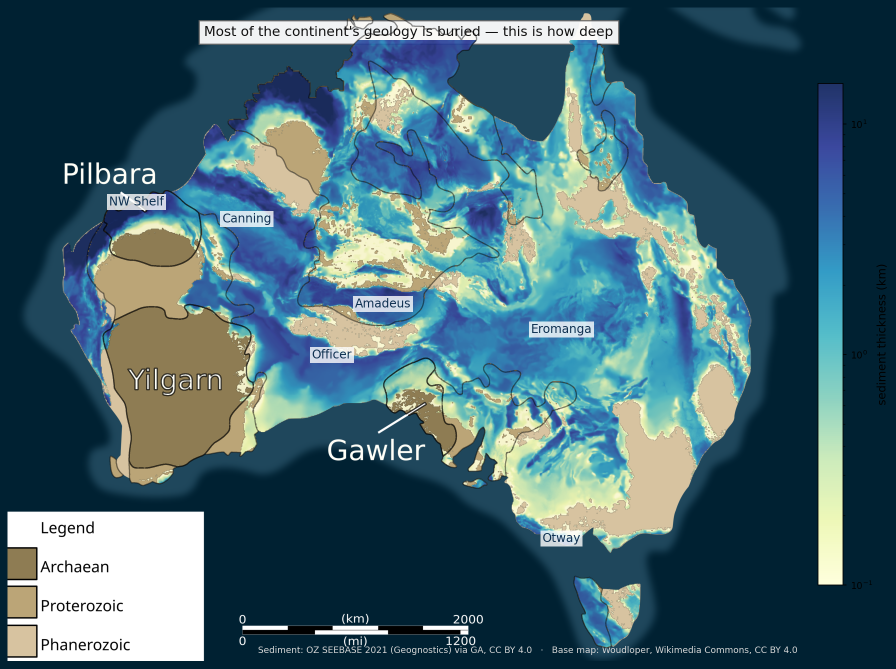
#> input picture Lectures/images/Australia/australia-sediment.png, 1791 x 1337 px, given in place of australia-cratons-base.png, which was not available (shown at 1/2 size)
$ python tasman_line.py
#> lines starting #> are read from the running program, lines starting #| are printed output that depends on the picture; after the words box and inside, x2 and y2 are one past the last pixel; in counts of white or black regions, pixels touching at a corner belong together; pictures that were not available may be replaced by others from this repository, and a replacement may not be noted
"""The Tasman "Line" — and why the figure deliberately does not draw one.

The classic definition is the boundary between Precambrian outcrop to
the west and Phanerozoic to the east, so the obvious figure is that
contact drawn as a line. Two attempts at tracing it convinced me not to
ship one. Taking the easternmost Precambrian pixel per row produces a
spike straight across the continent wherever the eastern Precambrian is
absent and the trace jumps back to the Yilgarn — the construction fails
exactly where the concept does, which is cute but is an artefact, not a
result. Any smoothed version is then my invention rather than anyone's
published trace.

So this shades the two domains the base map already distinguishes,
Precambrian against Phanerozoic, and marks the north Queensland inliers
— Coen, Yambo, Georgetown — which carry the easternmost Precambrian
outcrop and are separated from the Tasmanides by the faults that define
the line in the north. (An earlier draft marked Mount Isa and Curnamona
as sitting "east of the line"; they do not, they are interior to the
Precambrian, and the claim was wrong.) No new geometry is asserted.
Direen & Crawford (2003) found the published definitions mutually
inconsistent and proposed abandoning the concept.

Base map: Woudloper, Wikimedia Commons, CC BY 4.0.
Run:  pixi run python tools/figures/tasman_line.py
"""
import os

import matplotlib
matplotlib.use("Agg")
import matplotlib.pyplot as plt
import numpy as np
from PIL import Image

ROOT = os.path.dirname(os.path.dirname(os.path.dirname(
    os.path.abspath(__file__))))
IMG = os.path.join(ROOT, "Lectures", "images", "Australia")
BASE = os.path.join(IMG, "australia-cratons-base.png")

ARCHAEAN = (142, 124, 83)
PROTEROZOIC = (187, 165, 119)
PHANEROZOIC = (215, 195, 160)

X_W, LON_W = 370, 113.16
X_E, LON_E = 3493, 153.63
Y_S, LAT_S = 2495, -39.14
SX = (X_E - X_W) / (LON_E - LON_W)
X = lambda lon: X_W + (lon - LON_W) * SX
Y = lambda lat: Y_S - (lat - LAT_S) * SX

im = Image.open(BASE).convert("RGB")
a = np.array(im).astype(int)


def mask(rgb, tol=18):
#> called with rgb = (142, 124, 83), tol = 18
    return (np.abs(a - np.array(rgb)).sum(axis=2) < tol)
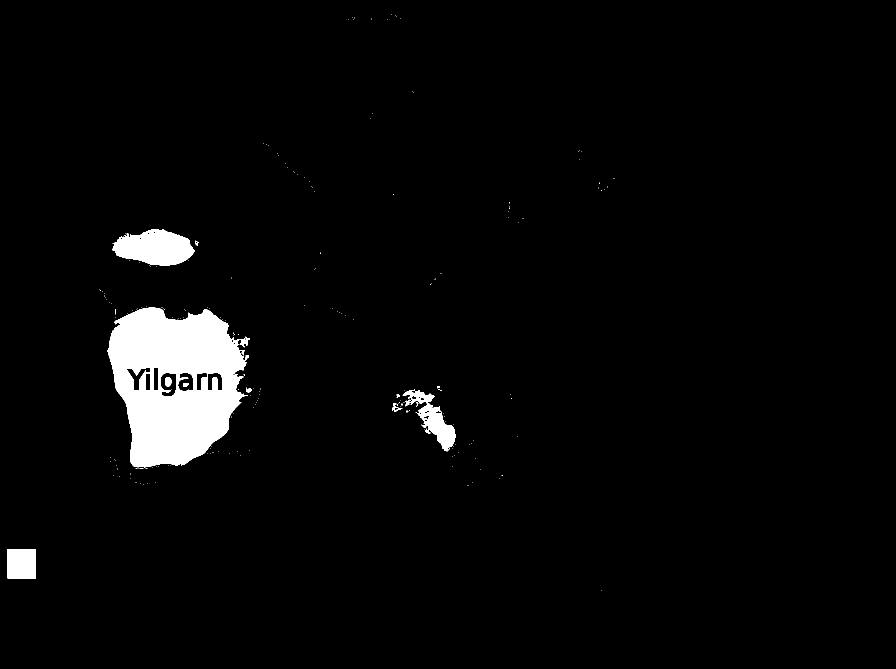
#> returned value: shape (1337, 1791) bool (shown at 1/2 size); 3.3% white; 211 white regions (200 under 20 px), largest, box (x1, y1, x2, y2) and area: (214, 615, 500, 935) 61305, (225, 458, 390, 531) 8457, (805, 778, 911, 903) 4269


precam = mask(ARCHAEAN) | mask(PROTEROZOIC)
#> call 2 of mask, with rgb = (187, 165, 119), tol = 18
#> in mask (call 2), `return (np.abs(a - np.array(rgb)).sum(axis=2) < tol)`:
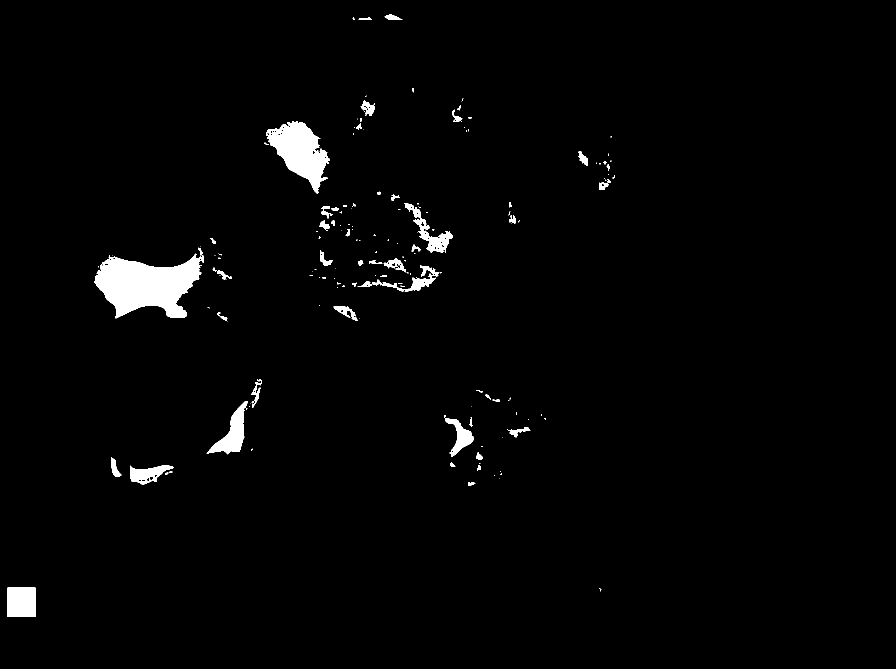
#> returned value: shape (1337, 1791) bool (shown at 1/2 size); 2% white; 168 white regions (116 under 20 px), largest, box (x1, y1, x2, y2) and area: (189, 507, 408, 637) 17223, (532, 242, 659, 388) 9141, (15, 1175, 71, 1234) 3304
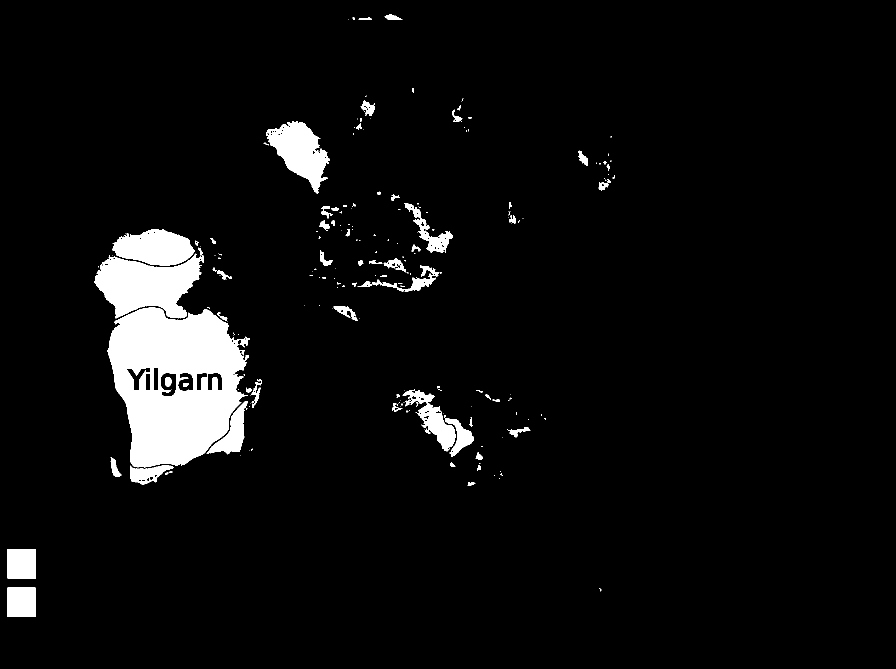
#> precam: shape (1337, 1791) bool (shown at 1/2 size); 5.2% white; 215 white regions (150 under 20 px), largest, box (x1, y1, x2, y2) and area: (214, 615, 500, 935) 61305, (189, 507, 408, 637) 17269, (532, 242, 659, 388) 9153
phan = mask(PHANEROZOIC)
#> call 3 of mask, with rgb = (215, 195, 160), tol = 18
#> in mask (call 3), `return (np.abs(a - np.array(rgb)).sum(axis=2) < tol)`:
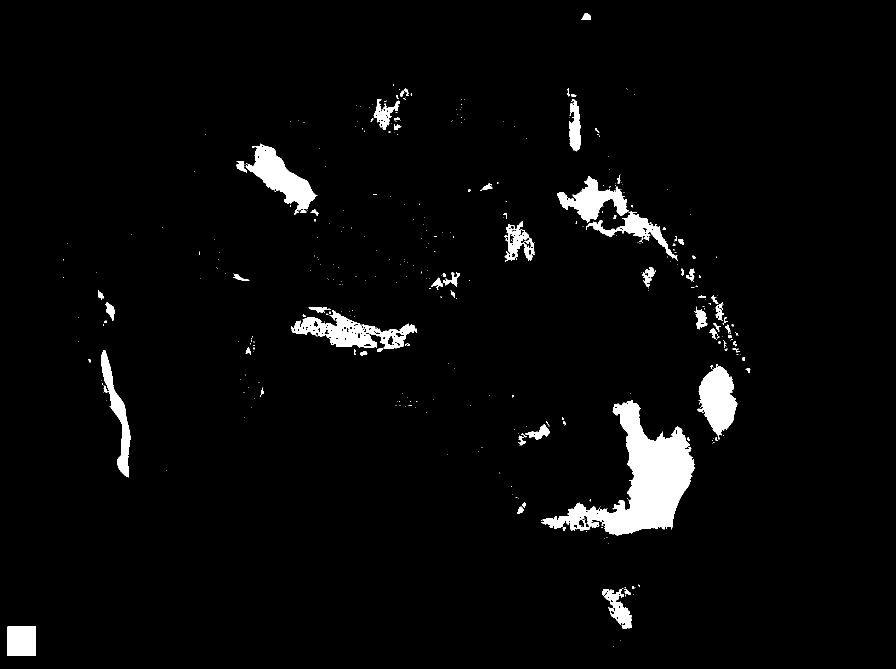
#> returned value: shape (1337, 1791) bool (shown at 1/2 size); 3.4% white; 397 white regions (324 under 20 px), largest, box (x1, y1, x2, y2) and area: (1082, 800, 1390, 1071) 29010, (491, 287, 635, 430) 7613, (582, 620, 834, 698) 7497
H, W = precam.shape
#> H = 1337; W = 1791

fig, ax = plt.subplots(figsize=(11.6, 9.6))
OCEAN = tuple(c / 255 for c in im.getpixel((5, 5)))
#> OCEAN = (0, 0.129, 0.196)
fig.patch.set_facecolor(OCEAN)
ax.set_facecolor(OCEAN)
ax.imshow(im)

# Wash the two domains the base map already distinguishes, so the
# contact reads at a glance without a line being drawn over it.
for m, rgb in ((precam, (0.42, 0.13, 0.13)), (phan, (0.05, 0.30, 0.45))):
    ov = np.zeros((H, W, 4))
    ov[..., 0], ov[..., 1], ov[..., 2] = rgb
    ov[..., 3] = m * 0.30
    ax.imshow(ov, zorder=3)
#> this loop made 2 passes
#> rgb on passes 1 to 2: (0.42, 0.13, 0.13), (0.05, 0.3, 0.45)
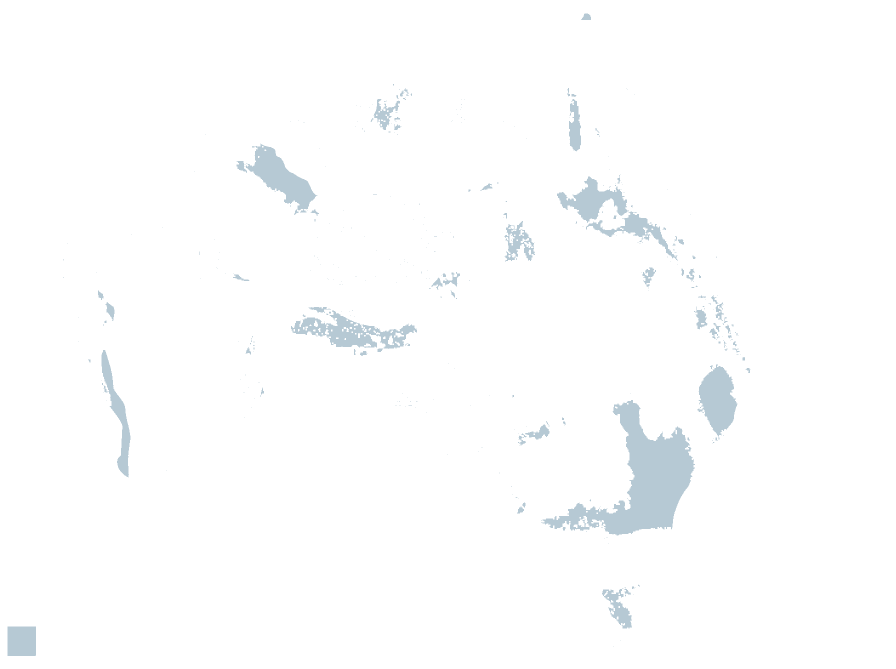
#> ov: shape (1337, 1791, 4) float64 (shown at 1/2 size); mean of channels 0, 1, 2, 3 0.05, 0.3, 0.45, 0.0103; transparent parts drawn white

ax.text(X(126.5), Y(-21.0), "PRECAMBRIAN", fontsize=17, color="#6b1414",
        ha="center", va="center", zorder=6, weight="bold", alpha=0.85)
ax.text(X(149.5), Y(-28.5), "TASMANIDES\n(Phanerozoic)", fontsize=15,
        color="#0d3a55", ha="center", va="center", zorder=6, weight="bold",
        alpha=0.9, linespacing=1.3)

for nm, lat, lon, dx, dy in [("Coen", -13.90, 143.20, 300, -150),
                             ("Yambo", -16.50, 144.50, 330, -30),
                             ("Georgetown", -18.30, 143.55, 300, 170)]:
    ax.plot(X(lon), Y(lat), "o", ms=13, mfc="none", mec="white", mew=4.5,
            zorder=5)
    ax.plot(X(lon), Y(lat), "o", ms=13, mfc="none", mec="#1a237e", mew=2.6,
            zorder=6)
    ax.annotate(nm, xy=(X(lon), Y(lat)),
                xytext=(X(lon) + dx, Y(lat) + dy), fontsize=11,
                color="#1a237e", ha="center", va="center", zorder=7,
                bbox=dict(fc="white", ec="#1a237e", lw=1.0, alpha=0.93,
                          pad=3),
                arrowprops=dict(arrowstyle="-", lw=1.4, color="#1a237e",
                                shrinkA=2, shrinkB=11))
ax.text(0.5, 0.968,
        "The contact as mapped from OUTCROP — gravity, magnetic, seismic\n"
        "and isotopic definitions put the boundary in different places",
        transform=ax.transAxes, fontsize=12.5, color="#1a237e",
        ha="center", va="top", linespacing=1.45,
        bbox=dict(fc="white", ec="#1a237e", lw=1.2, alpha=0.94, pad=5))
ax.text(X(152.0), Y(-24.5),
        "north Queensland inliers:\nthe easternmost Precambrian,\n"
        "faulted against the Tasmanides",
        fontsize=10.5, color="#1a237e", ha="center", va="center", zorder=7,
        linespacing=1.35,
        bbox=dict(fc="white", ec="#1a237e", lw=1.0, alpha=0.9, pad=4))
ax.text(0.985, 0.012, "Base map: Woudloper, Wikimedia Commons, CC BY 4.0",
        transform=ax.transAxes, fontsize=8.5, color="0.85", ha="right")

ax.set_xlim(120, 3760)
ax.set_ylim(Y(-45.5), 20)
ax.axis("off")
fig.tight_layout(pad=0.2)
out = os.path.join(IMG, "tasman-line.png")
fig.savefig(out, dpi=150, bbox_inches="tight", facecolor=OCEAN)
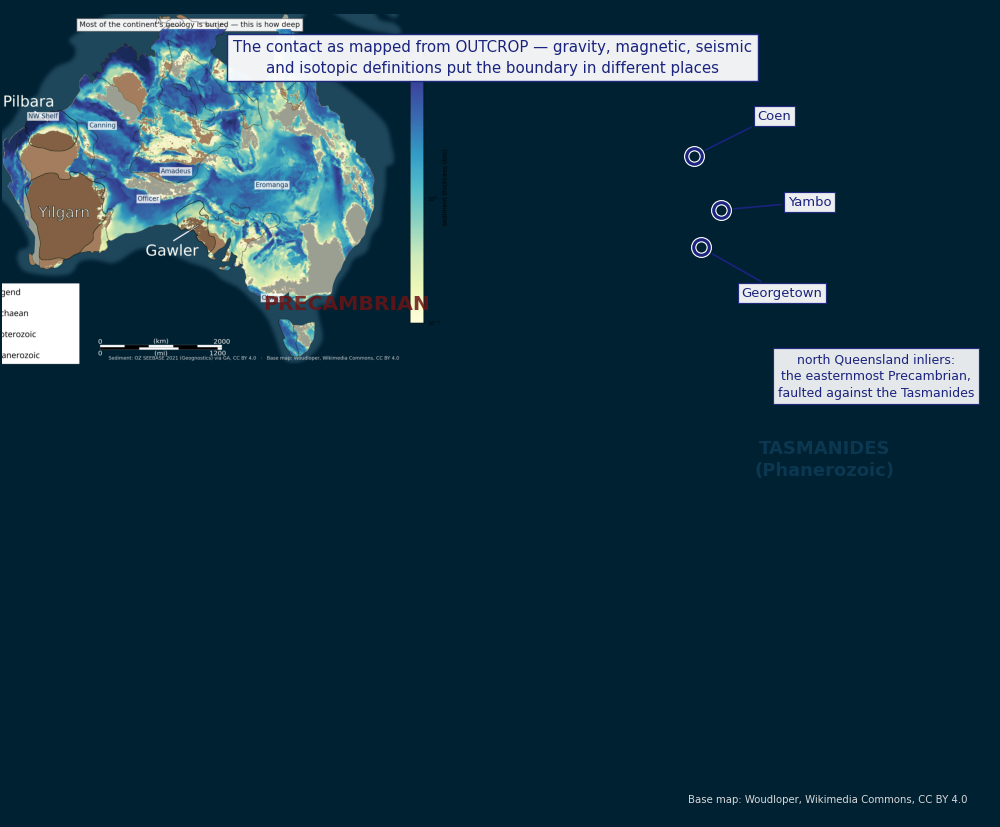
#> figure drawn by matplotlib, 1 panel
#> (the run stopped early here; a loop or call above may not have finished)
